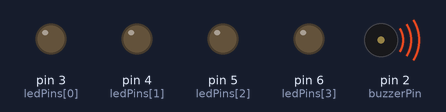
Simulated run of this sketch. Board: Arduino Uno, built with avr-gcc and run on an emulated ATmega328P. Parts: output pins drawn as LEDs (lit = HIGH), buzzer (waves = sounding).

Above: at 0.2 s.
At 3.97 s:
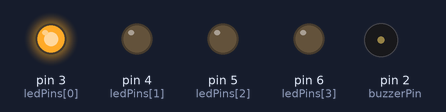
At 4.22 s:
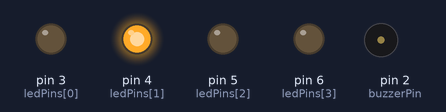
At 4.47 s:
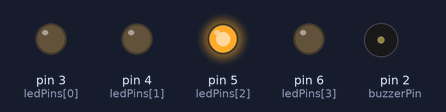
At 4.72 s:
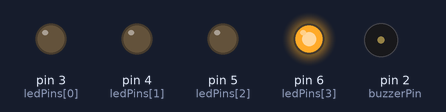
At 5.3 s:
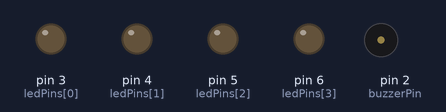
Timing chart, 0 to 7.6 s (numbered marks = the images above):
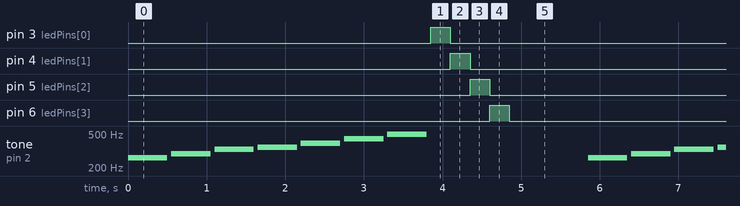

The sketch:

Music_and_Light_Show.ino
```cpp
const int buzzerPin = 2; // Connect the buzzer to this pin
const int ledPins[] = {3, 4, 5, 6}; // Connect LEDs to these pins

void setup() {
  pinMode(buzzerPin, OUTPUT);
  for (int i = 0; i < 4; i++) {
    pinMode(ledPins[i], OUTPUT);
  }
}

void loop() {
  playMelody();
  lightShow();
  delay(1000); // Pause between melodies
}

void playMelody() {
  int melody[] = {262, 294, 330, 349, 392, 440, 494}; // Frequencies for C4 to B4
  int noteDuration = 500; // in milliseconds

  for (int i = 0; i < 7; i++) {
    tone(buzzerPin, melody[i], noteDuration);
    delay(noteDuration + 50); // Add a small delay between notes
  }

  noTone(buzzerPin); // Turn off the buzzer after playing the melody
}

void lightShow() {
  for (int i = 0; i < 4; i++) {
    digitalWrite(ledPins[i], HIGH); // Turn on the LED
    delay(250); // Light duration
    digitalWrite(ledPins[i], LOW); // Turn off the LED
  }
}
```

Measured:
- by itself, pin 3 (ledPins[0]), pin 4 (ledPins[1]), pin 5 (ledPins[2]), pin 6 (ledPins[3]): alternates HIGH for 0.25 s and LOW for 5.6 s
- by itself, tone on pin 2 (buzzerPin): repeats every 5.9 s: silent 0.05 s, 294 Hz 0.50 s, silent 0.05 s, 330 Hz 0.50 s, silent 0.05 s, 349 Hz 0.50 s, silent 0.05 s, 392 Hz 0.50 s, silent 0.05 s, 440 Hz 0.50 s, silent 0.05 s, 494 Hz 0.50 s, silent 2.1 s, 262 Hz 0.50 s
